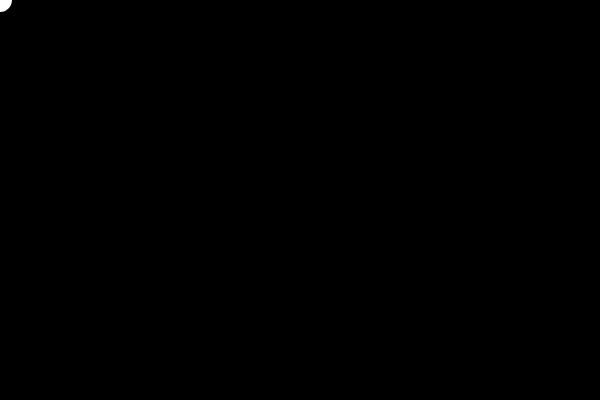
Frame 1 (no input)
Frame 60 (no input): identical to frame 1, image omitted
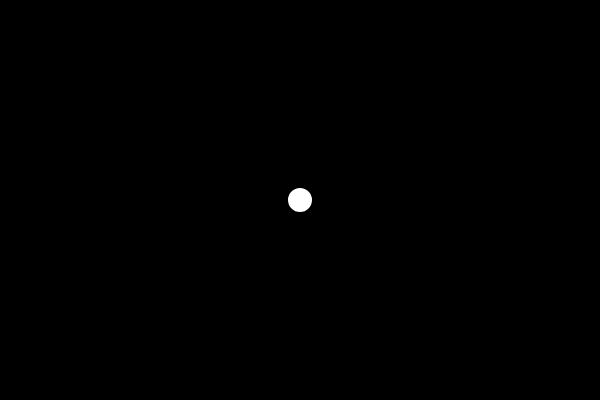
Frame 120 (the mouse pressed at the canvas centre since frame 60)

The p5.js sketch that drew these frames (run headless with seeded random() and noise() and a simulated clock; from frame 60 on, the mouse is pressed at the canvas centre):

// p5.js sketch
// ── sketch.js
/*
 * Basic  Drawing 基础图形绘画
 * Yuli Cai 蔡雨利 2017
 */

// Example 3-3: function, easing，Modularity
// 示例3-3:函数定义, 淡入淡出， 模块化

let xPos = 0;
let yPos = 0;
let diffx = diffy = 0;
let easing = 0.1;

function setup() {
    createCanvas(600, 400);
    fill(255);
}

function draw() {
    background(0);
    normalFollowing(); // 叫哪个函数，起不同的作用
    // easingEffect();
    strokeWeight(4);
    stroke(255);
    ellipse(xPos, yPos, 20, 20);
}

/*
 * 以下两个函数都是针对椭圆位置做出改变
 */

// 基本淡入淡出作用
function easingEffect() {
    diffx = mouseX - xPos;
    diffy = mouseY - yPos;
    xPos = xPos + easing * diffx;
    yPos = yPos + easing * diffy;
}
// 单纯鼠标跟随效果
function normalFollowing() {
    xPos = mouseX;
    yPos = mouseY;
}
